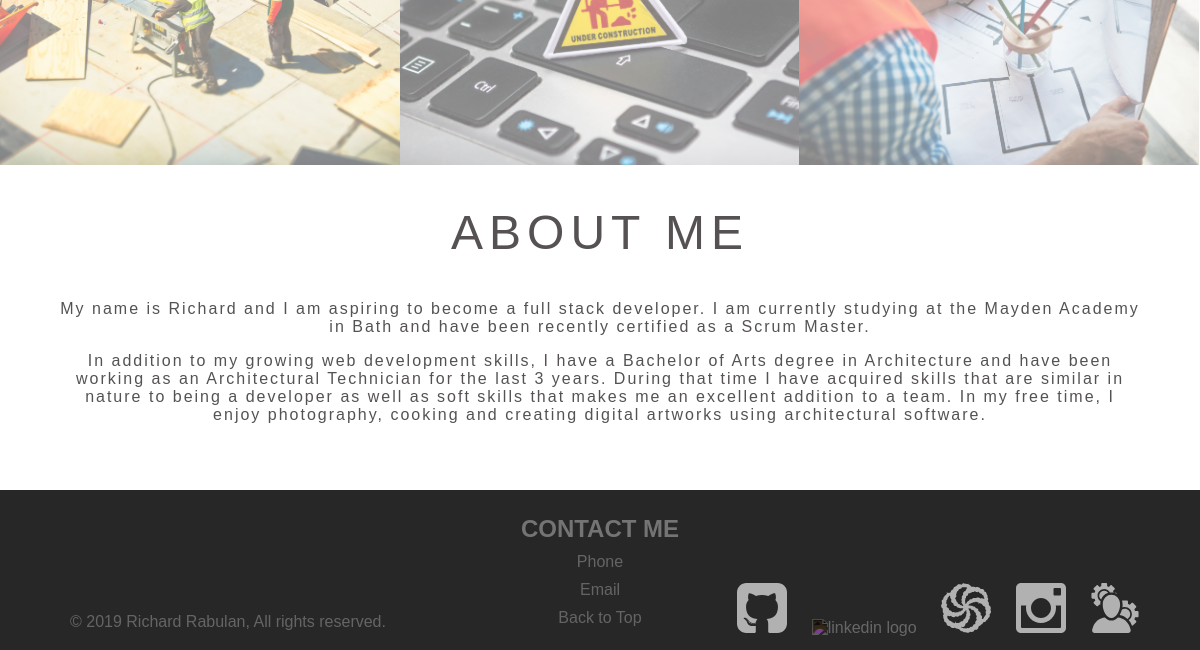
Before: / (lower part) with the older database file.
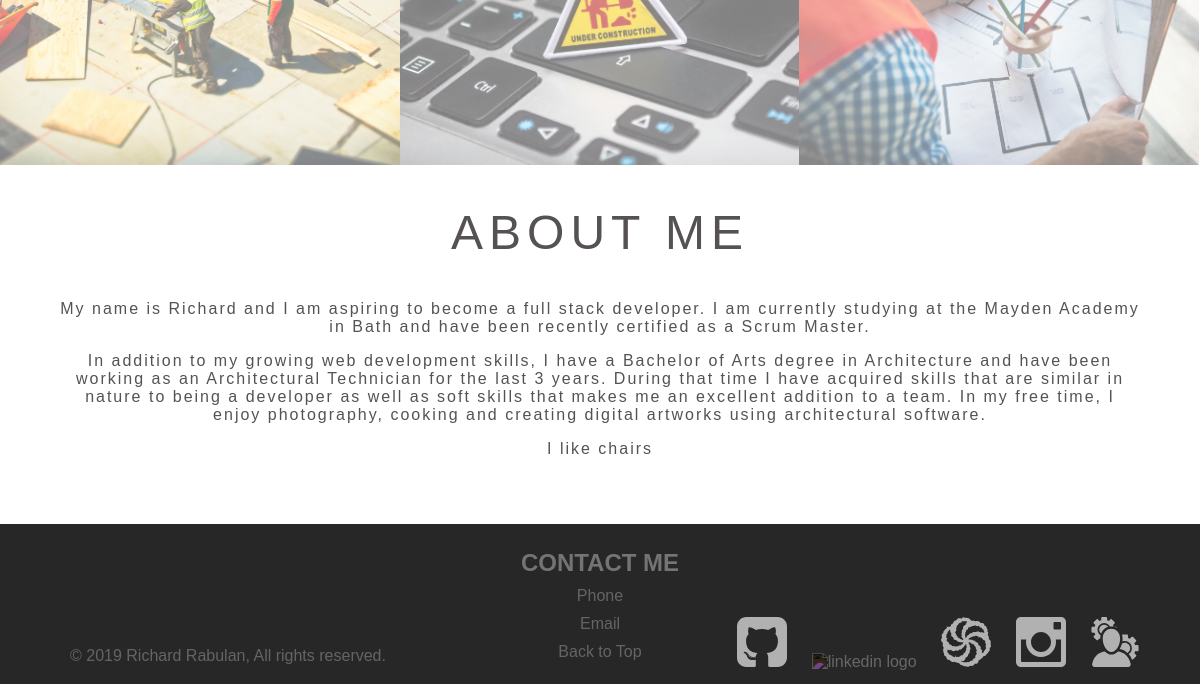
After: the same page with the newer database file.
### tables this page shows
CREATE TABLE `about_me` (
  `id` int(11) unsigned NOT NULL AUTO_INCREMENT,
  `paragraph` varchar(1000) NOT NULL DEFAULT '',
  `deleted` tinyint(1) unsigned NOT NULL DEFAULT '0',
  PRIMARY KEY (`id`)
);

### php/functions.php (the view, shortened to what this page needs)
<?php
function addAboutMe(PDO $db) : array {
    $query = $db->prepare("SELECT `id`, `paragraph` FROM `about_me` WHERE `deleted` = '0';");
    $query->execute();
    return $query->fetchAll();
}
function addParagraphs(array $paragraphs) :string {
    $paragraphPlaceholder = '';
        foreach ($paragraphs as $paragraph) {
            if (is_string($paragraph['paragraph']) && array_key_exists('paragraph', $paragraph)) {
                $paragraphPlaceholder .= '<p>' . $paragraph['paragraph'] . '</p>';
            } else {
                $paragraphPlaceholder .= '';
            }
        }
        return $paragraphPlaceholder;
}

### index.php (shortened to what this page needs)
<?php
require_once 'php/functions.php';
$db = getDbConnection();
$paragraphs = addAboutMe($db);
$paragraphResult = addParagraphs($paragraphs);
?>
<!DOCTYPE html>
<html lang="en">
<head>
    <link rel= "stylesheet" type="text/css" href= "normalize.css">
    <link rel= "stylesheet" type="text/css" href= "style.css">
</head>
<body>
    <section class="portfolio">
        <div>
            <div class="projectBox project4">
            </div>
            <div class="projectBox project5">
            </div>
            <div class="projectBox project6">
            </div>
        </div>
    </section>
    <section class="aboutMe container">
        <div>
            <h2>ABOUT ME</h2>
            <?php echo $paragraphResult; ?>
        </div>
    </section>
    <footer class="footer">
        <section class="contact">
                <h2>CONTACT ME</h2>
                <p><a href="tel:07708021930">Phone</a>
                </p>
                <p><a href="mailto:richard.rabulan@hotmail.co.uk">Email</a></p>
        </section>
        <div>
            <a href="#top" class="backUp">Back to Top</a>
        </div>
        <div class="container">
            <div class="logoContainer">
                <a href="https://github.com/rrrichard" target="_blank">
                    <img src="images/github.svg" alt="github logo">
                </a>
                <a href="https://uk.linkedin.com/in/richard-mc-rabulan-ba7a94170" target="_blank">
                    <img src="images/linkedin.svg" alt="linkedin logo">
                </a>
                <a href="https://www.codewars.com/users/richarduuu" target="_blank">
                    <img src="images/codewars.svg" alt="codewars logo">
                </a>
                <a href="https://www.instagram.com/totallynotrichard/" target="_blank">
                    <img src="images/instagram.svg" alt="instagram logo">
                </a>
                <a href="php/admin_page.php" target="_blank">
                    <img src="images/admin.svg" alt="admin logo">
                </a>
            </div>
        </div>
        <div class="container">
            <p class="copyright">
                &copy; 2019 Richard Rabulan, All rights reserved.
            </p>
        </div>
    </footer>
</body>
</html>

### style.css (style rules this page uses)
* { box-sizing: border-box }
body { font-family: Helvetica, Arial, sans-serif; }
html { scroll-behavior: smooth; }
.container { width: 90%; margin: 0 auto; }
.portfolio { color: #000000; overflow: auto; }
.projectBox { text-align: center; width: 33.3%; height: 330px; float: left; text-shadow: -1px -1px 0 #000, 1px -1px 0 #000, -1px 1px 0 #000, 1px 1px 0 #000; opacity: 0.5; transition: all 0.3s; }
.project4 { background-image: url("images/workprogress2.jpg"); background-size: cover; background-position: center; }
.project5 { background-image: url("images/workprogress3.jpg"); background-size: cover; background-position: center; }
.project6 { background-image: url("images/workprogress4.jpg"); background-size: cover; background-position: center; }
.aboutMe { text-align: center; overflow: auto; margin-bottom: 50px; }
.aboutMe h2 { font-size: 48px; color: #565254; font-weight: normal; letter-spacing: 6px; }
.aboutMe p { letter-spacing: 2px; line-height: 18px; color: #565254; }
footer { text-align: center; background-color: #272727; height: 160px; color: #747474 }
footer h2 { margin-bottom: 10px; }
footer p { margin: 10px; }
footer .contact { padding-top: 5px; }
footer a { text-decoration: none; opacity: 0.8; color: #747474; }
footer .backUp { padding: 5px 15px; border: 1px solid transparent; font-size: 16px; }
.contact a { color: #747474; }
.logoContainer a img { height: 50px; opacity: 0.8; margin-left: 20px; filter: invert(100%); }
.logoContainer { float: right; margin-top: -45px; }
.copyright { color: #747474; float: left; margin-top: -15px; font-weight: lighter; opacity: 0.8; }

Changed rows visible on the page:
added about_me: paragraph "I like chairs"
